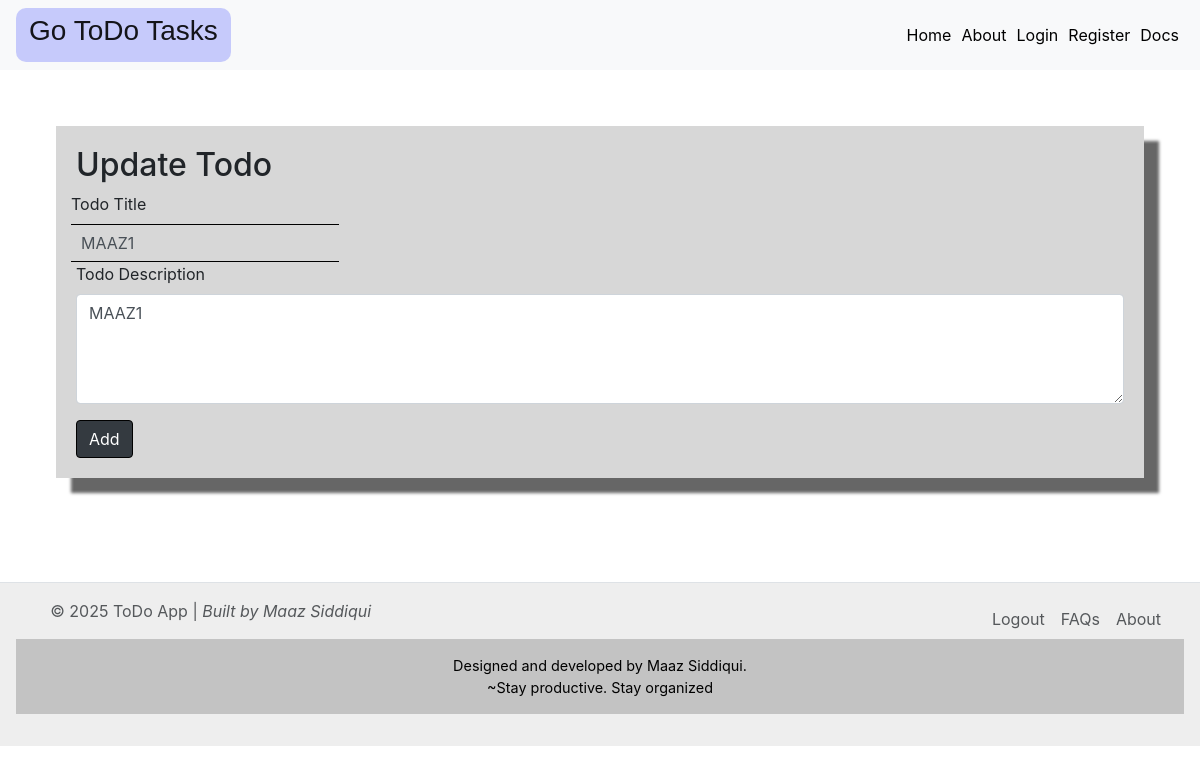
The app's page /edit/1, older data.
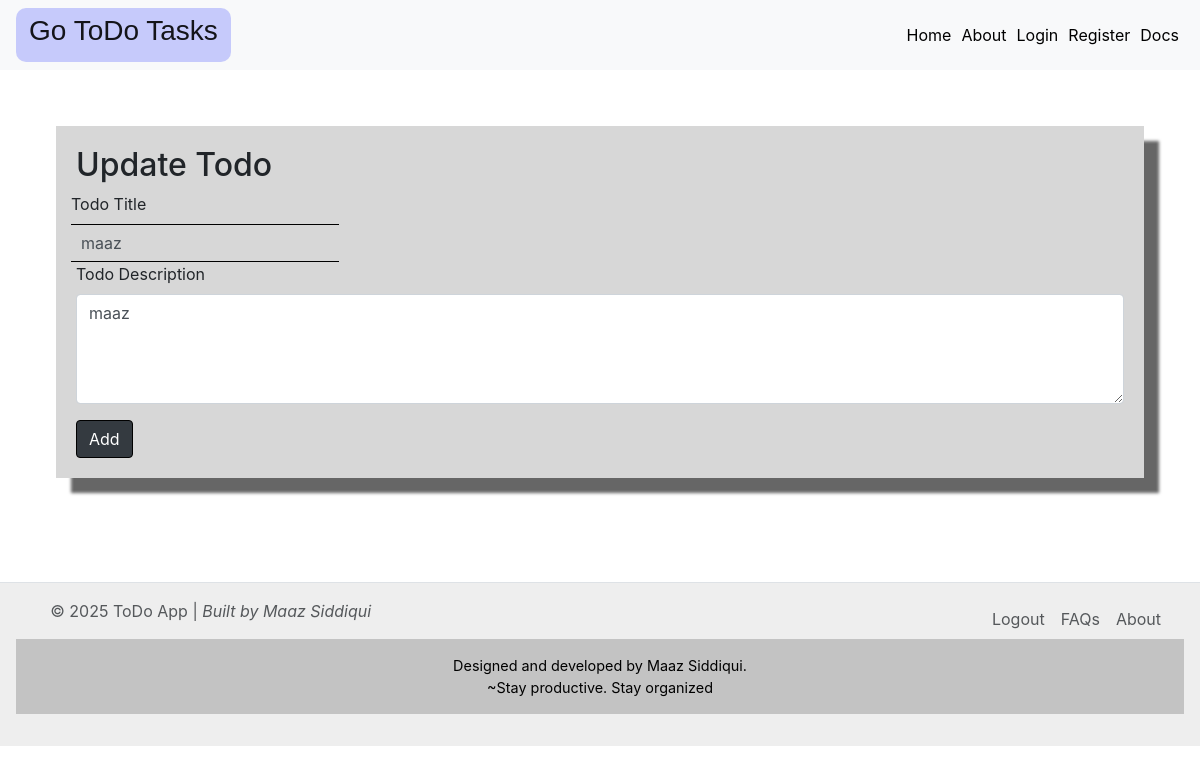
The same page, newer data.
### app.py (models this page shows)
class Todo(db.Model):
    __tablename__ = 'Todo'
    sno = db.Column(db.Integer, primary_key=True)
    title = db.Column(db.String(200), nullable=False) #
    content = db.Column(db.String(500), nullable=False) #
    user_email = db.Column(db.String(200), nullable=False)
    date = db.Column(db.String, default=str(datetime.utcnow()).split(' ')[0])
    priority = db.Column(db.String(10), default='Low', nullable=False)
    table_name = db.Column(db.String(200), nullable=False) #

### app.py (the view, shortened to what this page needs)
@app.route('/edit/<int:id>', methods=['POST', 'GET'])
def edit(id):
    user_to_update = Todo.query.filter_by(sno=id).first()
    return render_template('update.html', todo=user_to_update,logged_in = current_user.is_authenticated)

### templates/update.html
{% extends 'base.html' %} {% block title %}ToDo Web App{% endblock %} {% block
body %}
<div class="container-02">
  <form action="/edit/{{todo.sno}}" method="POST">
    <h2>Update Todo</h2>
    <div class="form-row">
      <div czlass="form-group col-md-6">
        <label for="title">Todo Title</label>
        <input
          required
          type="text"
          class="form-control"
          name="title"
          id="title"
          placeholder="title"
          value="{{todo.title}}"
        />
      </div>
    </div>
    <div class="form-group">
      <label for="desc">Todo Description</label>
      <textarea
        autocomplete="off"
        required
        class="form-control"
        id="desc"
        name="desc"
        rows="4"
        cols="50">{{ todo.content }}
      </textarea>
    </div>
    <button type="submit" class="btn btn-dark mr-2">Add</button>
  </form>
</div>
{% endblock %}

Row changes from the older to the newer data that the page shows:
changed Todo: title "MAAZ1" → "maaz"; desc "MAAZ1" → "maaz"
